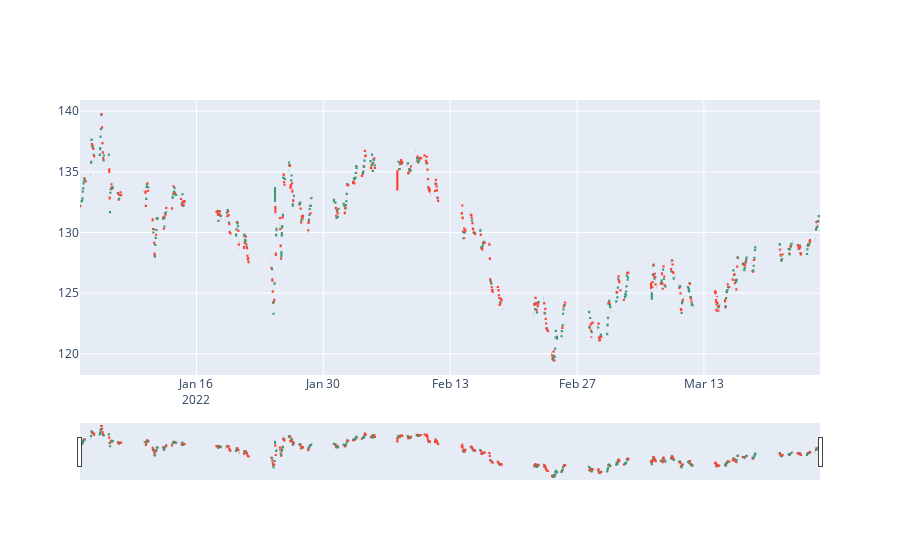

This figure's notebook cell:
### Code cell
s1 = data.last('4D')

fig = go.Figure(data=[go.Candlestick(x=sample.index,
                open=sample['open'],
                high=sample['high'],
                low=sample['low'],
                close=sample['close'])])

fig.show()

### Figure 1 — Plotly figure (JSON) as saved in the notebook; plotly's stock layout.template omitted (floating-point values rounded to 4 significant figures; data arrays with more than 128 entries replaced by an {"elided": "..."} marker saying what was removed)
{"data": [{"close": {"elided": "805 float values"}, "high": {"elided": "805 float values"}, "low": {"elided": "805 float values"}, "open": {"elided": "805 float values"}, "type": "candlestick", "x": {"elided": "805 str values"}}], "layout": {}}
